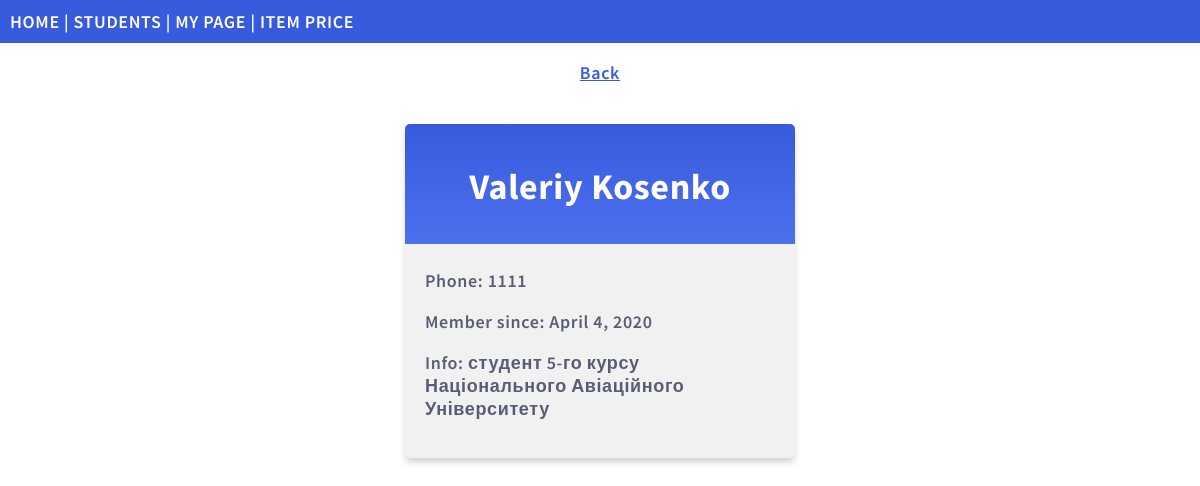
The app's page /members/details/2 with its own data.
### members/models.py (models this page shows, shortened)
class Member(models.Model):
  firstname = models.CharField(max_length=255)
  lastname = models.CharField(max_length=255)
  content=models.TextField(blank=True)
  phone = models.IntegerField(null=True)
  joined_date = models.DateField(null=True)
  photo = models.ImageField(upload_to='images/', blank=True, null=True)

### members/views.py (the view)
# urls.py: path('members/details/<int:id>', views.details, name='details'),
def details(request, id):
    mymember = Member.objects.get(id=id)
    myphoto = Member.objects.all()
    template = loader.get_template('details.html')
    context = {
        'mymember': mymember,
        'myphoto': myphoto,
    }
    return HttpResponse(template.render(context, request))

### members/templates/details.html (shortened to what this page needs)
{% extends "master.html" %}
{% block content %}
  <p align="center"><a href="/members/">Back</a></p>
  <div class="mycard">
    <h1>{{ mymember.firstname }} {{ mymember.lastname }}</h1>
    <p>Phone: {{ mymember.phone }}</p>
    <p>Member since: {{ mymember.joined_date }}</p>
    <p>Info: {{ mymember.content }}</p>
  </div>
{% endblock %}

### mystaticfiles/mystyles.css (style rules this page uses)
body { margin:0; font: 600 18px 'Source Sans Pro', sans-serif; letter-spacing: 0.64px; color: #585d74; }
.mycard { background-color: #f1f1f1; background-image: linear-gradient(to bottom, #375BDC, #4D70EF); background-size: 100% 120px; background-repeat: no-repeat; margin: 40px auto; width: 350px; border-radius: 5px; box-shadow: 0 5px 7px -1px rgba(51, 51, 51, 0.23); padding: 20px; }
.mycard h1 { text-align: center; color:#ffffff; margin:20px 0 60px 0; }
a:link, a:visited { color: #375BDC; }

### records on screen
Member: firstname "Valeriy", lastname "Kosenko", phone "1111", joined_date "April 4, 2020", content "студент 5-го курсу Національного Авіаційного Університету"
